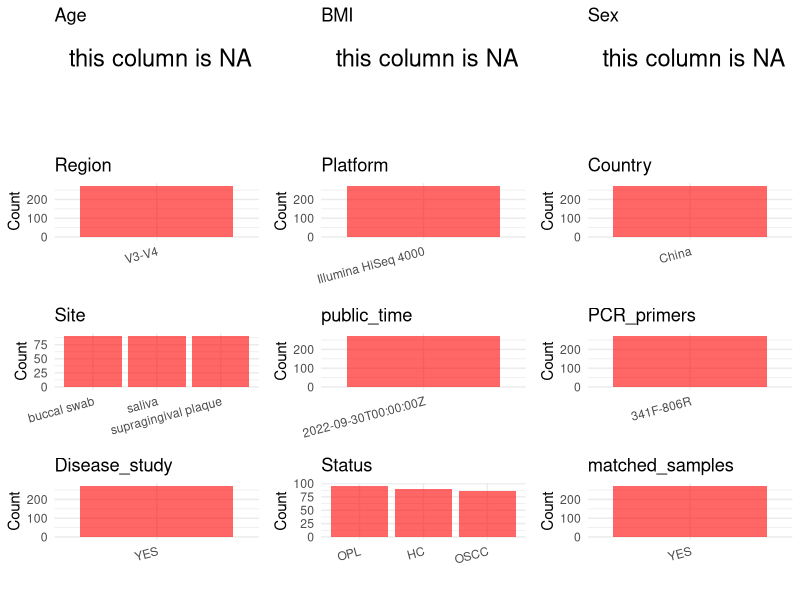

The R source for this figure: (Note: this script raises an error after producing the figure.)
## ---- chunk 1
# Load necessary libraries
library(dplyr)
library(ggplot2)
library(cowplot)
library(stringr)

# Set working directory (update this path to your local directory)
setwd("E:/bioproject_YL/PRJNA777754")

# Read the initial metadata files
initial_meta <- read.csv("SraRunTable.csv", header = T)

# Display the first few rows of the metadata
head(initial_meta)
## ---- chunk 2
# Create a uniform metadata dataframe
metadata <- data.frame(
  BioProject = initial_meta$BioProject,
  Run = initial_meta$Run,
  sample_name = initial_meta$Sample.Name,
  Age = NA,
  BMI = NA,  
  Sex = NA,
  Region = "V3-V4",
  Platform = initial_meta$Instrument,
  Country = initial_meta$geo_loc_name_country,
  public_time = initial_meta$ReleaseDate,
  stringsAsFactors = FALSE
)

# Assign site based on sample_name patterns
metadata <- metadata %>%
  mutate(Site = case_when(
    str_detect(sample_name, "S") ~ "saliva",
    str_detect(sample_name, "P") ~ "supragingival plaque",
    TRUE ~ "buccal swab"
  ))
## ---- chunk 3
# Add information obtained from the publication
metadata$PCR_primers <- "341F-806R"
metadata$title <- "Oral bacteriome and mycobiome across stages of oral carcinogenesis"
metadata$Disease_study <- "YES"
# Assign disease status based on sample_name patterns
metadata <- metadata %>%
  mutate(
    Status = case_when(
      as.numeric(str_extract(sample_name, "[0-9]+")) %in% 1:30 ~ "HC",
      as.numeric(str_extract(sample_name, "[0-9]+")) %in% 31:62 ~ "OPL",
      as.numeric(str_extract(sample_name, "[0-9]+")) %in% 63:91 ~ "OSCC",
      TRUE ~ NA_character_
    )
    )

#extract subject id by remove prefix of sample_name
metadata$sample_name <- gsub("I_Oral_L_|I_Oral_S_|I_Oral_P_", "", metadata$sample_name)

# Check initial data distribution
cat("Initial sample distribution:\n")
table(metadata$sample_name)
table(metadata$Site)

# Calculate sampling frequency per subject
sample_counts <- table(metadata$sample_name)
cat("\nNumber of samples per subject:\n")
print(sample_counts)

# Create matched_samples column
metadata$matched_samples <- ifelse(metadata$sample_name %in% names(sample_counts[sample_counts >= 2]), "YES", "NO")

cat("\nMatched samples distribution:\n")
table(metadata$matched_samples)

# Identify samples for removal: single samples excluding saliva,  supragingival plaque and buccal swab
single_samples <- names(sample_counts[sample_counts == 1])
samples_to_remove <- metadata$sample_name %in% single_samples & 
                     !(metadata$Site %in% c("saliva", "supragingival plaque", "buccal swab"))

cat("\nNumber of samples to be removed:", sum(samples_to_remove), "\n")

# Remove identified samples
metadata_clean <- metadata[!samples_to_remove, ]

cat("\nFinal sample distribution after cleaning:\n")
table(metadata_clean$sample_name)
table(metadata_clean$Site)
table(metadata_clean$matched_samples)

# Use cleaned dataset for subsequent analysis
metadata <- metadata_clean
## ---- chunk 4
# Check the number of unique runs and sample names
print(paste("Number of unique runs:", length(unique(metadata$Run))))
print(paste("Number of unique sample names:", length(unique(metadata$sample_name))))
## ---- chunk 5
# Select columns for visualization
plot_data <- metadata %>%
  select(-BioProject, -Run, -sample_name, -title)

# Function to create simple plots for each column
create_simple_plots <- function(data) {
  plots <- list()
  
  for (col in colnames(data)) {
    # Check if the column is all NA
    if (all(is.na(data[[col]]))) {
      # Create an empty plot with text indicating all NA
      p <- ggplot() +
        annotate("text", x = 0.5, y = 0.5, label = "this column is NA", size = 6) +
        labs(title = col) +
        theme_void()
    } else if (is.numeric(data[[col]])) {
      # Numeric variable: histogram
      p <- ggplot(data, aes(x = .data[[col]])) +
        geom_histogram(fill = "blue", alpha = 0.6, bins = 20, na.rm = TRUE) +
        labs(title = col) +
        theme_minimal()
    } else {
      # Categorical variable: bar plot (remove NA values)
      count_data <- as.data.frame(table(data[[col]], useNA = "ifany"))
      p <- ggplot(count_data, aes(x = reorder(Var1, -Freq), y = Freq)) +
        geom_col(fill = "red", alpha = 0.6) +
        labs(title = col, x = NULL, y = "Count") +
        theme_minimal() +
        theme(axis.text.x = element_text(angle = 15, hjust = 1))
    }
    plots[[col]] <- p
  }
  
  return(plots)
}

# Generate and arrange plots
plots <- create_simple_plots(plot_data)
p<-plot_grid(plots$Age, 
          plots$BMI, 
          plots$Sex, 
          plots$Region, 
          plots$Platform, 
          plots$Country, 
          plots$Site,
          plots$public_time, 
          plots$PCR_primers,
          plots$Disease_study,
          plots$Status,
          plots$matched_samples,# add 
          ncol = 3, align = "hv", axis = "lb")
ggsave("Metadata_Summary.png", plot = p, width = 8, height = 6, dpi = 150)
## ---- chunk 6
knitr::include_graphics("Metadata_Summary.png")
## ---- chunk 7
# Reorder columns to match the desired format
metadata <- metadata[, c(
  "BioProject", "Run", "sample_name", "Age", "BMI", "Sex", 
  "Region", "Platform", "Country", "Site", "public_time", 
  "PCR_primers", "title", "Disease_study", "Status", "matched_samples"
)]

# Export the uniform metadata to a CSV file
write.csv(metadata, file = "metadata.csv", quote = FALSE)
head(metadata)
